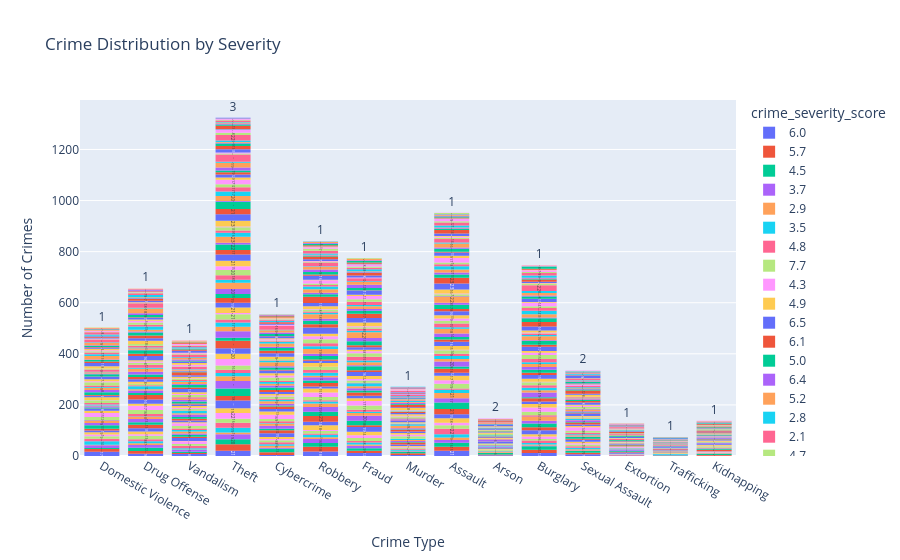

Source (notebook cell):
### Markdown cell above
### Crime Distribution by Severity

### Code cell
fig = px.histogram(df,x='crime_type',color='crime_severity_score',
                   title='Crime Distribution by Severity',text_auto=True)

fig.update_layout(xaxis_title='Crime Type',yaxis_title='Number of Crimes')
fig.show()
